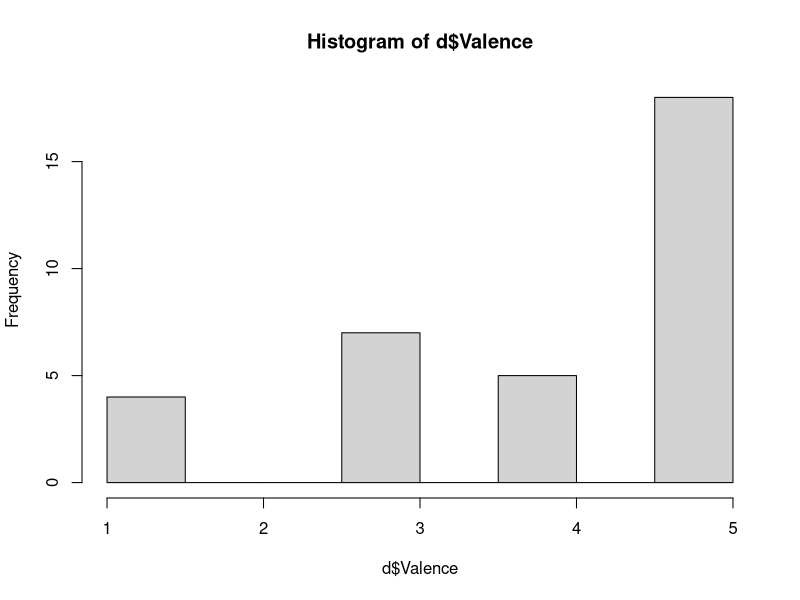

Source code (R):
## ---- chunk 1
d<-read.csv("data1.csv")
## ---- chunk 2
str(d)
## ---- chunk 3
summary(d$Remember)
## ---- chunk 4
summary(d$Congruence)
## ---- chunk 5
d$Remember<-as.factor(d$Remember)
d$Congruence<-as.factor(d$Congruence)
## ---- chunk 6
hist(d$Valence)
## ---- chunk 7
library(ggplot2)
## ---- chunk 8
tab<-table(d$Remember,d$Congruence)
tab
## ---- chunk 9
chisq.test(d$Remember,d$Remember)
